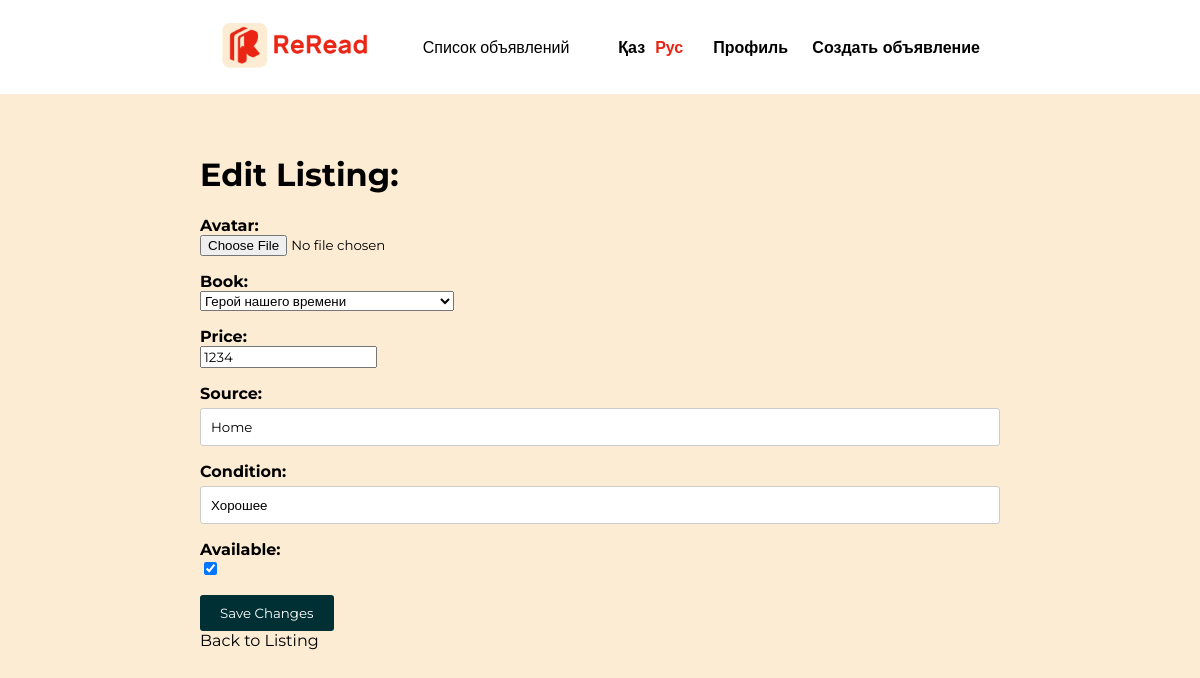
Page /books/1398333/edit/ (signed in) on the committed database.
### reSite/models.py (models this page shows, shortened)
class Advertisement(models.Model):
    avatar = models.ImageField(upload_to='advertisement_avatars/', blank=True, null=True)
    price = models.DecimalField(max_digits=10, decimal_places=0)
    available = models.BooleanField(default=True)
    book = models.ForeignKey(Book, on_delete=models.CASCADE)
    source = models.CharField(max_length=255)  # Олх, Флип КЗ, Меломан и т.д.
    condition = models.CharField(max_length=255)  # Новая, б/у, электронная и т.д.
    seller = models.ForeignKey(CustomUser, on_delete=models.CASCADE)
    slug = models.SlugField(unique=True, max_length=200, allow_unicode=True, null=True, blank=True)
    unique_number = models.PositiveIntegerField(unique=True, editable=False)
    class Meta:
        ordering = ('price',)
        index_together = (('id', 'slug'),)

### reSite/views.py (the view)
# urls.py: path('books/<slug:slug>/edit/', views.edit_listing, name='edit_listing'),
@login_required
def edit_listing(request, slug):
    product = get_object_or_404(Advertisement, slug=slug)
    if request.method == 'POST':
        form = AdvertisementForm(request.POST, request.FILES, instance=product)
        if form.is_valid():
            form.save()
            return redirect('reSite:book_listing_detail', slug=slug)
    else:
        form = AdvertisementForm(instance=product)
    return render(request, 'books/edit.html', {'form': form, 'product': product})

### reSite/forms.py
class AdvertisementForm(forms.ModelForm):
    class Meta:
        model = Advertisement
        fields = ['avatar', 'book', 'price', 'source', 'condition', 'available']

### reSite/models.py (called while the page is built)
    def __str__(self):
        return self.title

### reSite/templates/books/edit.html (shortened to what this page needs)
{% extends "reSite/header.html" %}
{% load static %}
{% load i18n %}
{% get_current_language as language_code %}
    {% block extra_css %}
        <link rel="stylesheet" href="{% static 'reSite/register.css' %}">
    {% endblock %}
                {% block content %}
                    <h1>Edit Listing: {{ product.title }}</h1>
                    <form method="post" enctype="multipart/form-data">
                        {{ form.as_p }}
                        <button type="submit">Save Changes</button>
                    </form>
                    <a href="{% url 'reSite:book_listing_detail' product.slug %}">Back to Listing</a>
                {% endblock %}

### reSite/static/reSite/universal.css (style rules this page uses)
* { box-sizing: border-box; font-family: "Montserrat", sans-serif; color: black; }
html { background-color: #fcecd3; }
body { margin: 0; padding: 0; }
a { text-decoration: none; }

### reSite/static/reSite/register.css (style rules this page uses)
label { display: block; font-weight: bold; }
input[type="text"], input[type="email"], input[type="password"] { width: 100%; padding: 10px; margin-top: 5px; border: 1px solid #ccc; border-radius: 3px; }
button { background-color: #002f34; color: white; border: none; padding: 10px 20px; border-radius: 3px; cursor: pointer; }

### rows in the picture
Advertisement: book "Герой нашего времени", price "1234", source "Home", condition "Хорошее", available "☑"
